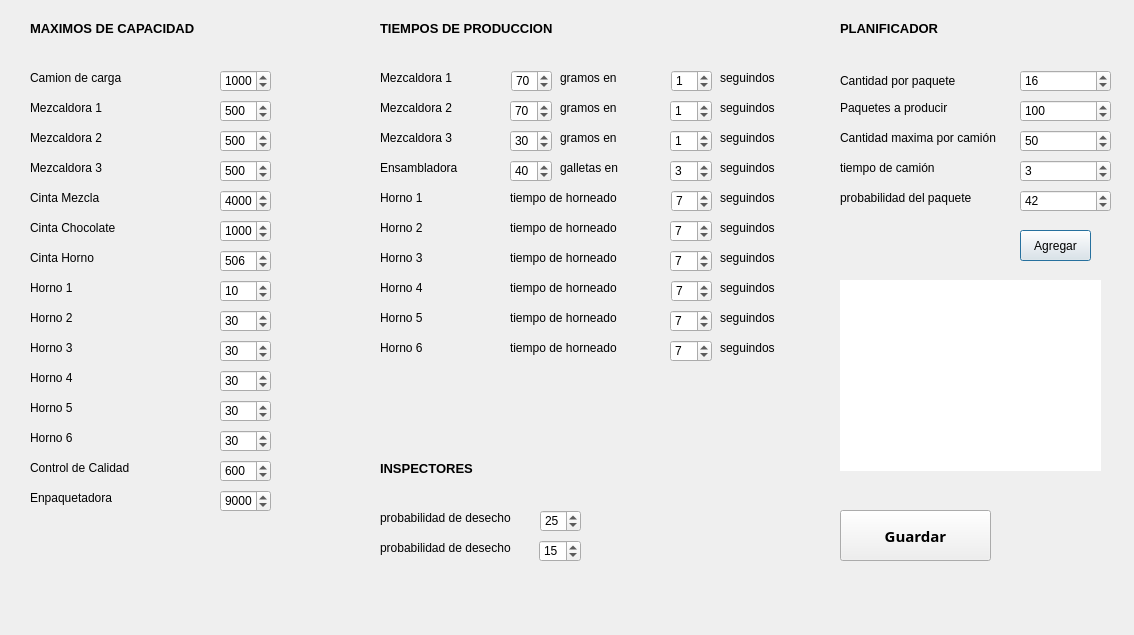
<?xml version="1.0" encoding="UTF-8"?>
<ui version="4.0">
 <class>Configuracion</class>
 <widget class="QDialog" name="Configuracion">
  <property name="geometry">
   <rect>
    <x>0</x>
    <y>0</y>
    <width>1134</width>
    <height>635</height>
   </rect>
  </property>
  <property name="windowTitle">
   <string>Dialog</string>
  </property>
  <widget class="QLabel" name="label">
   <property name="geometry">
    <rect>
     <x>30</x>
     <y>20</y>
     <width>231</width>
     <height>16</height>
    </rect>
   </property>
   <property name="font">
    <font>
     <pointsize>10</pointsize>
     <weight>75</weight>
     <bold>true</bold>
    </font>
   </property>
   <property name="styleSheet">
    <string notr="true">background-color: transparent;
background: none;
border: none;
background-repeat: none;</string>
   </property>
   <property name="text">
    <string>MAXIMOS DE CAPACIDAD</string>
   </property>
  </widget>
  <widget class="QLabel" name="label_2">
   <property name="geometry">
    <rect>
     <x>380</x>
     <y>20</y>
     <width>231</width>
     <height>16</height>
    </rect>
   </property>
   <property name="font">
    <font>
     <pointsize>10</pointsize>
     <weight>75</weight>
     <bold>true</bold>
    </font>
   </property>
   <property name="styleSheet">
    <string notr="true">background-color: transparent;
background: none;
border: none;
background-repeat: none;</string>
   </property>
   <property name="text">
    <string>TIEMPOS DE PRODUCCION</string>
   </property>
  </widget>
  <widget class="QLabel" name="label_3">
   <property name="geometry">
    <rect>
     <x>30</x>
     <y>70</y>
     <width>101</width>
     <height>16</height>
    </rect>
   </property>
   <property name="styleSheet">
    <string notr="true">background-color: transparent;
background: none;
border: none;
background-repeat: none;
</string>
   </property>
   <property name="text">
    <string>Camion de carga</string>
   </property>
  </widget>
  <widget class="QLabel" name="label_4">
   <property name="geometry">
    <rect>
     <x>30</x>
     <y>100</y>
     <width>81</width>
     <height>16</height>
    </rect>
   </property>
   <property name="styleSheet">
    <string notr="true">background-color: transparent;
background: none;
border: none;
background-repeat: none;
</string>
   </property>
   <property name="text">
    <string>Mezcaldora 1</string>
   </property>
  </widget>
  <widget class="QLabel" name="label_5">
   <property name="geometry">
    <rect>
     <x>30</x>
     <y>190</y>
     <width>81</width>
     <height>16</height>
    </rect>
   </property>
   <property name="styleSheet">
    <string notr="true">background-color: transparent;
background: none;
border: none;
background-repeat: none;</string>
   </property>
   <property name="text">
    <string>Cinta Mezcla</string>
   </property>
  </widget>
  <widget class="QLabel" name="label_6">
   <property name="geometry">
    <rect>
     <x>30</x>
     <y>460</y>
     <width>111</width>
     <height>16</height>
    </rect>
   </property>
   <property name="styleSheet">
    <string notr="true">background-color: transparent;
background: none;
border: none;
background-repeat: none;</string>
   </property>
   <property name="text">
    <string>Control de Calidad</string>
   </property>
  </widget>
  <widget class="QLabel" name="label_8">
   <property name="geometry">
    <rect>
     <x>30</x>
     <y>250</y>
     <width>81</width>
     <height>16</height>
    </rect>
   </property>
   <property name="styleSheet">
    <string notr="true">background-color: transparent;
background: none;
border: none;
background-repeat: none;</string>
   </property>
   <property name="text">
    <string>Cinta Horno</string>
   </property>
  </widget>
  <widget class="QLabel" name="label_9">
   <property name="geometry">
    <rect>
     <x>30</x>
     <y>280</y>
     <width>55</width>
     <height>16</height>
    </rect>
   </property>
   <property name="styleSheet">
    <string notr="true">background-color: transparent;
background: none;
border: none;
background-repeat: none;</string>
   </property>
   <property name="text">
    <string>Horno 1</string>
   </property>
  </widget>
  <widget class="QLabel" name="label_16">
   <property name="geometry">
    <rect>
     <x>30</x>
     <y>130</y>
     <width>81</width>
     <height>16</height>
    </rect>
   </property>
   <property name="styleSheet">
    <string notr="true">background-color: transparent;
background: none;
border: none;
background-repeat: none;</string>
   </property>
   <property name="text">
    <string>Mezcaldora 2</string>
   </property>
  </widget>
  <widget class="QLabel" name="label_17">
   <property name="geometry">
    <rect>
     <x>30</x>
     <y>160</y>
     <width>81</width>
     <height>16</height>
    </rect>
   </property>
   <property name="styleSheet">
    <string notr="true">background-color: transparent;
background: none;
border: none;
background-repeat: none;
</string>
   </property>
   <property name="text">
    <string>Mezcaldora 3</string>
   </property>
  </widget>
  <widget class="QLabel" name="label_18">
   <property name="geometry">
    <rect>
     <x>30</x>
     <y>220</y>
     <width>101</width>
     <height>16</height>
    </rect>
   </property>
   <property name="styleSheet">
    <string notr="true">background-color: transparent;
background: none;
border: none;
background-repeat: none;</string>
   </property>
   <property name="text">
    <string>Cinta Chocolate</string>
   </property>
  </widget>
  <widget class="QLabel" name="label_10">
   <property name="geometry">
    <rect>
     <x>30</x>
     <y>310</y>
     <width>55</width>
     <height>16</height>
    </rect>
   </property>
   <property name="styleSheet">
    <string notr="true">background-color: transparent;
background: none;
border: none;
background-repeat: none;</string>
   </property>
   <property name="text">
    <string>Horno 2</string>
   </property>
  </widget>
  <widget class="QLabel" name="label_11">
   <property name="geometry">
    <rect>
     <x>30</x>
     <y>340</y>
     <width>55</width>
     <height>16</height>
    </rect>
   </property>
   <property name="styleSheet">
    <string notr="true">background-color: transparent;
background: none;
border: none;
background-repeat: none;</string>
   </property>
   <property name="text">
    <string>Horno 3</string>
   </property>
  </widget>
  <widget class="QLabel" name="label_12">
   <property name="geometry">
    <rect>
     <x>30</x>
     <y>370</y>
     <width>55</width>
     <height>16</height>
    </rect>
   </property>
   <property name="styleSheet">
    <string notr="true">background-color: transparent;
background: none;
border: none;
background-repeat: none;</string>
   </property>
   <property name="text">
    <string>Horno 4</string>
   </property>
  </widget>
  <widget class="QLabel" name="label_13">
   <property name="geometry">
    <rect>
     <x>30</x>
     <y>430</y>
     <width>55</width>
     <height>16</height>
    </rect>
   </property>
   <property name="styleSheet">
    <string notr="true">background-color: transparent;
background: none;
border: none;
background-repeat: none;</string>
   </property>
   <property name="text">
    <string>Horno 6</string>
   </property>
  </widget>
  <widget class="QLabel" name="label_14">
   <property name="geometry">
    <rect>
     <x>30</x>
     <y>400</y>
     <width>55</width>
     <height>16</height>
    </rect>
   </property>
   <property name="styleSheet">
    <string notr="true">background-color: transparent;
background: none;
border: none;
background-repeat: none;</string>
   </property>
   <property name="text">
    <string>Horno 5</string>
   </property>
  </widget>
  <widget class="QLabel" name="label_15">
   <property name="geometry">
    <rect>
     <x>30</x>
     <y>490</y>
     <width>91</width>
     <height>16</height>
    </rect>
   </property>
   <property name="styleSheet">
    <string notr="true">background-color: transparent;
background: none;
border: none;
background-repeat: none;</string>
   </property>
   <property name="text">
    <string>Enpaquetadora</string>
   </property>
  </widget>
  <widget class="QLabel" name="label_22">
   <property name="geometry">
    <rect>
     <x>380</x>
     <y>70</y>
     <width>81</width>
     <height>16</height>
    </rect>
   </property>
   <property name="styleSheet">
    <string notr="true">background-color: transparent;
background: none;
border: none;
background-repeat: none;</string>
   </property>
   <property name="text">
    <string>Mezcaldora 1</string>
   </property>
  </widget>
  <widget class="QLabel" name="label_23">
   <property name="geometry">
    <rect>
     <x>380</x>
     <y>100</y>
     <width>81</width>
     <height>16</height>
    </rect>
   </property>
   <property name="styleSheet">
    <string notr="true">background-color: transparent;
background: none;
border: none;
background-repeat: none;</string>
   </property>
   <property name="text">
    <string>Mezcaldora 2</string>
   </property>
  </widget>
  <widget class="QLabel" name="label_24">
   <property name="geometry">
    <rect>
     <x>380</x>
     <y>130</y>
     <width>81</width>
     <height>16</height>
    </rect>
   </property>
   <property name="styleSheet">
    <string notr="true">background-color: transparent;
background: none;
border: none;
background-repeat: none;</string>
   </property>
   <property name="text">
    <string>Mezcaldora 3</string>
   </property>
  </widget>
  <widget class="QLabel" name="label_25">
   <property name="geometry">
    <rect>
     <x>380</x>
     <y>220</y>
     <width>55</width>
     <height>16</height>
    </rect>
   </property>
   <property name="styleSheet">
    <string notr="true">background-color: transparent;
background: none;
border: none;
background-repeat: none;</string>
   </property>
   <property name="text">
    <string>Horno 2</string>
   </property>
  </widget>
  <widget class="QLabel" name="label_26">
   <property name="geometry">
    <rect>
     <x>380</x>
     <y>280</y>
     <width>55</width>
     <height>16</height>
    </rect>
   </property>
   <property name="styleSheet">
    <string notr="true">background-color: transparent;
background: none;
border: none;
background-repeat: none;</string>
   </property>
   <property name="text">
    <string>Horno 4</string>
   </property>
  </widget>
  <widget class="QLabel" name="label_27">
   <property name="geometry">
    <rect>
     <x>380</x>
     <y>310</y>
     <width>55</width>
     <height>16</height>
    </rect>
   </property>
   <property name="styleSheet">
    <string notr="true">background-color: transparent;
background: none;
border: none;
background-repeat: none;</string>
   </property>
   <property name="text">
    <string>Horno 5</string>
   </property>
  </widget>
  <widget class="QLabel" name="label_28">
   <property name="geometry">
    <rect>
     <x>380</x>
     <y>190</y>
     <width>55</width>
     <height>16</height>
    </rect>
   </property>
   <property name="styleSheet">
    <string notr="true">background-color: transparent;
background: none;
border: none;
background-repeat: none;</string>
   </property>
   <property name="text">
    <string>Horno 1</string>
   </property>
  </widget>
  <widget class="QLabel" name="label_29">
   <property name="geometry">
    <rect>
     <x>380</x>
     <y>340</y>
     <width>55</width>
     <height>16</height>
    </rect>
   </property>
   <property name="styleSheet">
    <string notr="true">background-color: transparent;
background: none;
border: none;
background-repeat: none;</string>
   </property>
   <property name="text">
    <string>Horno 6</string>
   </property>
  </widget>
  <widget class="QLabel" name="label_30">
   <property name="geometry">
    <rect>
     <x>380</x>
     <y>250</y>
     <width>55</width>
     <height>16</height>
    </rect>
   </property>
   <property name="styleSheet">
    <string notr="true">background-color: transparent;
background: none;
border: none;
background-repeat: none;</string>
   </property>
   <property name="text">
    <string>Horno 3</string>
   </property>
  </widget>
  <widget class="QLabel" name="label_34">
   <property name="geometry">
    <rect>
     <x>840</x>
     <y>20</y>
     <width>141</width>
     <height>16</height>
    </rect>
   </property>
   <property name="font">
    <font>
     <pointsize>10</pointsize>
     <weight>75</weight>
     <bold>true</bold>
    </font>
   </property>
   <property name="styleSheet">
    <string notr="true">background-color: transparent;
background: none;
border: none;
background-repeat: none;</string>
   </property>
   <property name="text">
    <string>PLANIFICADOR</string>
   </property>
  </widget>
  <widget class="QLabel" name="label_38">
   <property name="geometry">
    <rect>
     <x>380</x>
     <y>160</y>
     <width>91</width>
     <height>16</height>
    </rect>
   </property>
   <property name="styleSheet">
    <string notr="true">background-color: transparent;
background: none;
border: none;
background-repeat: none;</string>
   </property>
   <property name="text">
    <string>Ensambladora</string>
   </property>
  </widget>
  <widget class="QSpinBox" name="max_camion">
   <property name="geometry">
    <rect>
     <x>220</x>
     <y>70</y>
     <width>51</width>
     <height>22</height>
    </rect>
   </property>
   <property name="styleSheet">
    <string notr="true">background-color: transparent;
background: none;
background-repeat: none;</string>
   </property>
   <property name="maximum">
    <number>10000</number>
   </property>
   <property name="value">
    <number>1000</number>
   </property>
  </widget>
  <widget class="QSpinBox" name="max_mezcl1">
   <property name="geometry">
    <rect>
     <x>220</x>
     <y>100</y>
     <width>51</width>
     <height>22</height>
    </rect>
   </property>
   <property name="styleSheet">
    <string notr="true">background-color: transparent;
background: none;
background-repeat: none;</string>
   </property>
   <property name="maximum">
    <number>10000</number>
   </property>
   <property name="value">
    <number>500</number>
   </property>
  </widget>
  <widget class="QSpinBox" name="max_mezcl2">
   <property name="geometry">
    <rect>
     <x>220</x>
     <y>130</y>
     <width>51</width>
     <height>22</height>
    </rect>
   </property>
   <property name="styleSheet">
    <string notr="true">background-color: transparent;
background: none;
background-repeat: none;</string>
   </property>
   <property name="maximum">
    <number>10000</number>
   </property>
   <property name="value">
    <number>500</number>
   </property>
  </widget>
  <widget class="QSpinBox" name="max_mezcl3">
   <property name="geometry">
    <rect>
     <x>220</x>
     <y>160</y>
     <width>51</width>
     <height>22</height>
    </rect>
   </property>
   <property name="styleSheet">
    <string notr="true">background-color: transparent;
background: none;
background-repeat: none;</string>
   </property>
   <property name="maximum">
    <number>10000</number>
   </property>
   <property name="value">
    <number>500</number>
   </property>
  </widget>
  <widget class="QSpinBox" name="max_cinta_mezcla">
   <property name="geometry">
    <rect>
     <x>220</x>
     <y>190</y>
     <width>51</width>
     <height>22</height>
    </rect>
   </property>
   <property name="styleSheet">
    <string notr="true">background-color: transparent;
background: none;
background-repeat: none;</string>
   </property>
   <property name="maximum">
    <number>10000</number>
   </property>
   <property name="value">
    <number>4000</number>
   </property>
  </widget>
  <widget class="QSpinBox" name="max_cinta_horno">
   <property name="geometry">
    <rect>
     <x>220</x>
     <y>250</y>
     <width>51</width>
     <height>22</height>
    </rect>
   </property>
   <property name="styleSheet">
    <string notr="true">background-color: transparent;
background: none;
background-repeat: none;</string>
   </property>
   <property name="maximum">
    <number>10000</number>
   </property>
   <property name="value">
    <number>506</number>
   </property>
  </widget>
  <widget class="QSpinBox" name="max_cinta_choco">
   <property name="geometry">
    <rect>
     <x>220</x>
     <y>220</y>
     <width>51</width>
     <height>22</height>
    </rect>
   </property>
   <property name="styleSheet">
    <string notr="true">background-color: transparent;
background: none;
background-repeat: none;</string>
   </property>
   <property name="maximum">
    <number>10000</number>
   </property>
   <property name="value">
    <number>1000</number>
   </property>
  </widget>
  <widget class="QSpinBox" name="max_horno1">
   <property name="geometry">
    <rect>
     <x>220</x>
     <y>280</y>
     <width>51</width>
     <height>22</height>
    </rect>
   </property>
   <property name="styleSheet">
    <string notr="true">background-color: transparent;
background: none;
background-repeat: none;</string>
   </property>
   <property name="maximum">
    <number>10000</number>
   </property>
   <property name="value">
    <number>10</number>
   </property>
  </widget>
  <widget class="QSpinBox" name="max_empack">
   <property name="geometry">
    <rect>
     <x>220</x>
     <y>490</y>
     <width>51</width>
     <height>22</height>
    </rect>
   </property>
   <property name="styleSheet">
    <string notr="true">background-color: transparent;
background: none;
background-repeat: none;</string>
   </property>
   <property name="maximum">
    <number>10000</number>
   </property>
   <property name="value">
    <number>9000</number>
   </property>
  </widget>
  <widget class="QSpinBox" name="max_horno6">
   <property name="geometry">
    <rect>
     <x>220</x>
     <y>430</y>
     <width>51</width>
     <height>22</height>
    </rect>
   </property>
   <property name="styleSheet">
    <string notr="true">background-color: transparent;
background: none;
background-repeat: none;</string>
   </property>
   <property name="maximum">
    <number>10000</number>
   </property>
   <property name="value">
    <number>30</number>
   </property>
  </widget>
  <widget class="QSpinBox" name="max_horno4">
   <property name="geometry">
    <rect>
     <x>220</x>
     <y>370</y>
     <width>51</width>
     <height>22</height>
    </rect>
   </property>
   <property name="styleSheet">
    <string notr="true">background-color: transparent;
background: none;
background-repeat: none;</string>
   </property>
   <property name="maximum">
    <number>10000</number>
   </property>
   <property name="value">
    <number>30</number>
   </property>
  </widget>
  <widget class="QSpinBox" name="max_horno5">
   <property name="geometry">
    <rect>
     <x>220</x>
     <y>400</y>
     <width>51</width>
     <height>22</height>
    </rect>
   </property>
   <property name="styleSheet">
    <string notr="true">background-color: transparent;
background: none;
background-repeat: none;</string>
   </property>
   <property name="maximum">
    <number>10000</number>
   </property>
   <property name="value">
    <number>30</number>
   </property>
  </widget>
  <widget class="QSpinBox" name="max_horno3">
   <property name="geometry">
    <rect>
     <x>220</x>
     <y>340</y>
     <width>51</width>
     <height>22</height>
    </rect>
   </property>
   <property name="styleSheet">
    <string notr="true">background-color: transparent;
background: none;
background-repeat: none;</string>
   </property>
   <property name="maximum">
    <number>10000</number>
   </property>
   <property name="value">
    <number>30</number>
   </property>
  </widget>
  <widget class="QSpinBox" name="max_control_calidad">
   <property name="geometry">
    <rect>
     <x>220</x>
     <y>460</y>
     <width>51</width>
     <height>22</height>
    </rect>
   </property>
   <property name="styleSheet">
    <string notr="true">background-color: transparent;
background: none;
background-repeat: none;</string>
   </property>
   <property name="maximum">
    <number>10000</number>
   </property>
   <property name="value">
    <number>600</number>
   </property>
  </widget>
  <widget class="QSpinBox" name="max_horno2">
   <property name="geometry">
    <rect>
     <x>220</x>
     <y>310</y>
     <width>51</width>
     <height>22</height>
    </rect>
   </property>
   <property name="styleSheet">
    <string notr="true">background-color: transparent;
background: none;
background-repeat: none;</string>
   </property>
   <property name="maximum">
    <number>10000</number>
   </property>
   <property name="value">
    <number>30</number>
   </property>
  </widget>
  <widget class="QLabel" name="label_39">
   <property name="geometry">
    <rect>
     <x>380</x>
     <y>460</y>
     <width>131</width>
     <height>16</height>
    </rect>
   </property>
   <property name="font">
    <font>
     <pointsize>10</pointsize>
     <weight>75</weight>
     <bold>true</bold>
    </font>
   </property>
   <property name="styleSheet">
    <string notr="true">background-color: transparent;
background: none;
border: none;
background-repeat: none;</string>
   </property>
   <property name="text">
    <string>INSPECTORES</string>
   </property>
  </widget>
  <widget class="QLabel" name="label_40">
   <property name="geometry">
    <rect>
     <x>560</x>
     <y>70</y>
     <width>61</width>
     <height>16</height>
    </rect>
   </property>
   <property name="styleSheet">
    <string notr="true">background-color: transparent;
background: none;
border: none;
background-repeat: none;</string>
   </property>
   <property name="text">
    <string>gramos en</string>
   </property>
  </widget>
  <widget class="QLabel" name="label_41">
   <property name="geometry">
    <rect>
     <x>560</x>
     <y>100</y>
     <width>61</width>
     <height>16</height>
    </rect>
   </property>
   <property name="styleSheet">
    <string notr="true">background-color: transparent;
background: none;
border: none;
background-repeat: none;</string>
   </property>
   <property name="text">
    <string>gramos en</string>
   </property>
  </widget>
  <widget class="QLabel" name="label_42">
   <property name="geometry">
    <rect>
     <x>560</x>
     <y>130</y>
     <width>61</width>
     <height>16</height>
    </rect>
   </property>
   <property name="styleSheet">
    <string notr="true">background-color: transparent;
background: none;
border: none;
background-repeat: none;</string>
   </property>
   <property name="text">
    <string>gramos en</string>
   </property>
  </widget>
  <widget class="QSpinBox" name="gramos_mezcl1">
   <property name="geometry">
    <rect>
     <x>511</x>
     <y>70</y>
     <width>41</width>
     <height>22</height>
    </rect>
   </property>
   <property name="styleSheet">
    <string notr="true">background-color: transparent;
background: none;
background-repeat: none;</string>
   </property>
   <property name="maximum">
    <number>10000</number>
   </property>
   <property name="value">
    <number>70</number>
   </property>
  </widget>
  <widget class="QSpinBox" name="gramos_mezcl3">
   <property name="geometry">
    <rect>
     <x>510</x>
     <y>130</y>
     <width>42</width>
     <height>22</height>
    </rect>
   </property>
   <property name="styleSheet">
    <string notr="true">background-color: transparent;
background: none;
background-repeat: none;</string>
   </property>
   <property name="maximum">
    <number>10000</number>
   </property>
   <property name="value">
    <number>30</number>
   </property>
  </widget>
  <widget class="QSpinBox" name="gramos_mezcl2">
   <property name="geometry">
    <rect>
     <x>510</x>
     <y>100</y>
     <width>42</width>
     <height>22</height>
    </rect>
   </property>
   <property name="styleSheet">
    <string notr="true">background-color: transparent;
background: none;
background-repeat: none;</string>
   </property>
   <property name="maximum">
    <number>10000</number>
   </property>
   <property name="value">
    <number>70</number>
   </property>
  </widget>
  <widget class="QSpinBox" name="tiempo_mezcl3">
   <property name="geometry">
    <rect>
     <x>670</x>
     <y>130</y>
     <width>42</width>
     <height>22</height>
    </rect>
   </property>
   <property name="styleSheet">
    <string notr="true">background-color: transparent;
background: none;
background-repeat: none;</string>
   </property>
   <property name="maximum">
    <number>10000</number>
   </property>
   <property name="value">
    <number>1</number>
   </property>
  </widget>
  <widget class="QSpinBox" name="tiempo_mezcl1">
   <property name="geometry">
    <rect>
     <x>671</x>
     <y>70</y>
     <width>41</width>
     <height>22</height>
    </rect>
   </property>
   <property name="styleSheet">
    <string notr="true">background-color: transparent;
background: none;
background-repeat: none;</string>
   </property>
   <property name="maximum">
    <number>10000</number>
   </property>
   <property name="value">
    <number>1</number>
   </property>
  </widget>
  <widget class="QSpinBox" name="tiempo_mezcl2">
   <property name="geometry">
    <rect>
     <x>670</x>
     <y>100</y>
     <width>42</width>
     <height>22</height>
    </rect>
   </property>
   <property name="styleSheet">
    <string notr="true">background-color: transparent;
background: none;
background-repeat: none;</string>
   </property>
   <property name="maximum">
    <number>10000</number>
   </property>
   <property name="value">
    <number>1</number>
   </property>
  </widget>
  <widget class="QLabel" name="label_43">
   <property name="geometry">
    <rect>
     <x>720</x>
     <y>70</y>
     <width>61</width>
     <height>16</height>
    </rect>
   </property>
   <property name="styleSheet">
    <string notr="true">background-color: transparent;
background: none;
border: none;
background-repeat: none;</string>
   </property>
   <property name="text">
    <string>seguindos</string>
   </property>
  </widget>
  <widget class="QLabel" name="label_44">
   <property name="geometry">
    <rect>
     <x>720</x>
     <y>100</y>
     <width>61</width>
     <height>16</height>
    </rect>
   </property>
   <property name="styleSheet">
    <string notr="true">background-color: transparent;
background: none;
border: none;
background-repeat: none;</string>
   </property>
   <property name="text">
    <string>seguindos</string>
   </property>
  </widget>
  <widget class="QLabel" name="label_45">
   <property name="geometry">
    <rect>
     <x>720</x>
     <y>130</y>
     <width>61</width>
     <height>16</height>
    </rect>
   </property>
   <property name="styleSheet">
    <string notr="true">background-color: transparent;
background: none;
border: none;
background-repeat: none;</string>
   </property>
   <property name="text">
    <string>seguindos</string>
   </property>
  </widget>
  <widget class="QSpinBox" name="tiempo_horno1">
   <property name="geometry">
    <rect>
     <x>671</x>
     <y>190</y>
     <width>41</width>
     <height>22</height>
    </rect>
   </property>
   <property name="styleSheet">
    <string notr="true">background-color: transparent;
background: none;
background-repeat: none;</string>
   </property>
   <property name="maximum">
    <number>10000</number>
   </property>
   <property name="value">
    <number>7</number>
   </property>
  </widget>
  <widget class="QLabel" name="label_46">
   <property name="geometry">
    <rect>
     <x>720</x>
     <y>250</y>
     <width>61</width>
     <height>16</height>
    </rect>
   </property>
   <property name="styleSheet">
    <string notr="true">background-color: transparent;
background: none;
border: none;
background-repeat: none;</string>
   </property>
   <property name="text">
    <string>seguindos</string>
   </property>
  </widget>
  <widget class="QSpinBox" name="tiempo_horno2">
   <property name="geometry">
    <rect>
     <x>670</x>
     <y>220</y>
     <width>42</width>
     <height>22</height>
    </rect>
   </property>
   <property name="styleSheet">
    <string notr="true">background-color: transparent;
background: none;
background-repeat: none;</string>
   </property>
   <property name="maximum">
    <number>10000</number>
   </property>
   <property name="value">
    <number>7</number>
   </property>
  </widget>
  <widget class="QLabel" name="label_49">
   <property name="geometry">
    <rect>
     <x>720</x>
     <y>190</y>
     <width>61</width>
     <height>16</height>
    </rect>
   </property>
   <property name="styleSheet">
    <string notr="true">background-color: transparent;
background: none;
border: none;
background-repeat: none;</string>
   </property>
   <property name="text">
    <string>seguindos</string>
   </property>
  </widget>
  <widget class="QLabel" name="label_50">
   <property name="geometry">
    <rect>
     <x>720</x>
     <y>220</y>
     <width>61</width>
     <height>16</height>
    </rect>
   </property>
   <property name="styleSheet">
    <string notr="true">background-color: transparent;
background: none;
border: none;
background-repeat: none;</string>
   </property>
   <property name="text">
    <string>seguindos</string>
   </property>
  </widget>
  <widget class="QSpinBox" name="tiempo_horno3">
   <property name="geometry">
    <rect>
     <x>670</x>
     <y>250</y>
     <width>42</width>
     <height>22</height>
    </rect>
   </property>
   <property name="styleSheet">
    <string notr="true">background-color: transparent;
background: none;
background-repeat: none;</string>
   </property>
   <property name="maximum">
    <number>10000</number>
   </property>
   <property name="value">
    <number>7</number>
   </property>
  </widget>
  <widget class="QLabel" name="label_52">
   <property name="geometry">
    <rect>
     <x>720</x>
     <y>340</y>
     <width>61</width>
     <height>16</height>
    </rect>
   </property>
   <property name="styleSheet">
    <string notr="true">background-color: transparent;
background: none;
border: none;
background-repeat: none;</string>
   </property>
   <property name="text">
    <string>seguindos</string>
   </property>
  </widget>
  <widget class="QLabel" name="label_53">
   <property name="geometry">
    <rect>
     <x>720</x>
     <y>280</y>
     <width>61</width>
     <height>16</height>
    </rect>
   </property>
   <property name="styleSheet">
    <string notr="true">background-color: transparent;
background: none;
border: none;
background-repeat: none;</string>
   </property>
   <property name="text">
    <string>seguindos</string>
   </property>
  </widget>
  <widget class="QSpinBox" name="tiempo_horno6">
   <property name="geometry">
    <rect>
     <x>670</x>
     <y>340</y>
     <width>42</width>
     <height>22</height>
    </rect>
   </property>
   <property name="styleSheet">
    <string notr="true">background-color: transparent;
background: none;
background-repeat: none;</string>
   </property>
   <property name="maximum">
    <number>10000</number>
   </property>
   <property name="value">
    <number>7</number>
   </property>
  </widget>
  <widget class="QSpinBox" name="tiempo_horno4">
   <property name="geometry">
    <rect>
     <x>671</x>
     <y>280</y>
     <width>41</width>
     <height>22</height>
    </rect>
   </property>
   <property name="styleSheet">
    <string notr="true">background-color: transparent;
background: none;
background-repeat: none;</string>
   </property>
   <property name="maximum">
    <number>10000</number>
   </property>
   <property name="value">
    <number>7</number>
   </property>
  </widget>
  <widget class="QSpinBox" name="tiempo_horno5">
   <property name="geometry">
    <rect>
     <x>670</x>
     <y>310</y>
     <width>42</width>
     <height>22</height>
    </rect>
   </property>
   <property name="styleSheet">
    <string notr="true">background-color: transparent;
background: none;
background-repeat: none;</string>
   </property>
   <property name="maximum">
    <number>10000</number>
   </property>
   <property name="value">
    <number>7</number>
   </property>
  </widget>
  <widget class="QLabel" name="label_56">
   <property name="geometry">
    <rect>
     <x>720</x>
     <y>310</y>
     <width>61</width>
     <height>16</height>
    </rect>
   </property>
   <property name="styleSheet">
    <string notr="true">background-color: transparent;
background: none;
border: none;
background-repeat: none;</string>
   </property>
   <property name="text">
    <string>seguindos</string>
   </property>
  </widget>
  <widget class="QLabel" name="label_57">
   <property name="geometry">
    <rect>
     <x>510</x>
     <y>190</y>
     <width>121</width>
     <height>16</height>
    </rect>
   </property>
   <property name="styleSheet">
    <string notr="true">background-color: transparent;
background: none;
border: none;
background-repeat: none;</string>
   </property>
   <property name="text">
    <string>tiempo de horneado</string>
   </property>
  </widget>
  <widget class="QLabel" name="label_58">
   <property name="geometry">
    <rect>
     <x>510</x>
     <y>220</y>
     <width>121</width>
     <height>16</height>
    </rect>
   </property>
   <property name="styleSheet">
    <string notr="true">background-color: transparent;
background: none;
border: none;
background-repeat: none;</string>
   </property>
   <property name="text">
    <string>tiempo de horneado</string>
   </property>
  </widget>
  <widget class="QLabel" name="label_59">
   <property name="geometry">
    <rect>
     <x>510</x>
     <y>250</y>
     <width>121</width>
     <height>16</height>
    </rect>
   </property>
   <property name="styleSheet">
    <string notr="true">background-color: transparent;
background: none;
border: none;
background-repeat: none;</string>
   </property>
   <property name="text">
    <string>tiempo de horneado</string>
   </property>
  </widget>
  <widget class="QLabel" name="label_60">
   <property name="geometry">
    <rect>
     <x>510</x>
     <y>280</y>
     <width>121</width>
     <height>16</height>
    </rect>
   </property>
   <property name="styleSheet">
    <string notr="true">background-color: transparent;
background: none;
border: none;
background-repeat: none;</string>
   </property>
   <property name="text">
    <string>tiempo de horneado</string>
   </property>
  </widget>
  <widget class="QLabel" name="label_61">
   <property name="geometry">
    <rect>
     <x>510</x>
     <y>310</y>
     <width>121</width>
     <height>16</height>
    </rect>
   </property>
   <property name="styleSheet">
    <string notr="true">background-color: transparent;
background: none;
border: none;
background-repeat: none;</string>
   </property>
   <property name="text">
    <string>tiempo de horneado</string>
   </property>
  </widget>
  <widget class="QLabel" name="label_62">
   <property name="geometry">
    <rect>
     <x>510</x>
     <y>340</y>
     <width>121</width>
     <height>16</height>
    </rect>
   </property>
   <property name="styleSheet">
    <string notr="true">background-color: transparent;
background: none;
border: none;
background-repeat: none;</string>
   </property>
   <property name="text">
    <string>tiempo de horneado</string>
   </property>
  </widget>
  <widget class="QSpinBox" name="galletas_ensam">
   <property name="geometry">
    <rect>
     <x>510</x>
     <y>160</y>
     <width>42</width>
     <height>22</height>
    </rect>
   </property>
   <property name="styleSheet">
    <string notr="true">background-color: transparent;
background: none;
background-repeat: none;</string>
   </property>
   <property name="maximum">
    <number>10000</number>
   </property>
   <property name="value">
    <number>40</number>
   </property>
  </widget>
  <widget class="QLabel" name="label_47">
   <property name="geometry">
    <rect>
     <x>720</x>
     <y>160</y>
     <width>61</width>
     <height>16</height>
    </rect>
   </property>
   <property name="styleSheet">
    <string notr="true">background-color: transparent;
background: none;
border: none;
background-repeat: none;</string>
   </property>
   <property name="text">
    <string>seguindos</string>
   </property>
  </widget>
  <widget class="QLabel" name="label_48">
   <property name="geometry">
    <rect>
     <x>560</x>
     <y>160</y>
     <width>71</width>
     <height>16</height>
    </rect>
   </property>
   <property name="styleSheet">
    <string notr="true">background-color: transparent;
background: none;
border: none;
background-repeat: none;</string>
   </property>
   <property name="text">
    <string>galletas en</string>
   </property>
  </widget>
  <widget class="QSpinBox" name="tiempo_ensam">
   <property name="geometry">
    <rect>
     <x>670</x>
     <y>160</y>
     <width>42</width>
     <height>22</height>
    </rect>
   </property>
   <property name="styleSheet">
    <string notr="true">background-color: transparent;
background: none;
background-repeat: none;</string>
   </property>
   <property name="maximum">
    <number>10000</number>
   </property>
   <property name="value">
    <number>3</number>
   </property>
  </widget>
  <widget class="QLabel" name="label_51">
   <property name="geometry">
    <rect>
     <x>380</x>
     <y>510</y>
     <width>141</width>
     <height>16</height>
    </rect>
   </property>
   <property name="styleSheet">
    <string notr="true">background-color: transparent;
background: none;
border: none;
background-repeat: none;</string>
   </property>
   <property name="text">
    <string>probabilidad de desecho</string>
   </property>
  </widget>
  <widget class="QLabel" name="label_70">
   <property name="geometry">
    <rect>
     <x>380</x>
     <y>540</y>
     <width>141</width>
     <height>16</height>
    </rect>
   </property>
   <property name="styleSheet">
    <string notr="true">background-color: transparent;
background: none;
border: none;
background-repeat: none;</string>
   </property>
   <property name="text">
    <string>probabilidad de desecho</string>
   </property>
  </widget>
  <widget class="QSpinBox" name="prob_inspec_2">
   <property name="geometry">
    <rect>
     <x>539</x>
     <y>540</y>
     <width>42</width>
     <height>22</height>
    </rect>
   </property>
   <property name="styleSheet">
    <string notr="true">background-color: transparent;
background: none;
background-repeat: none;</string>
   </property>
   <property name="maximum">
    <number>100</number>
   </property>
   <property name="value">
    <number>15</number>
   </property>
  </widget>
  <widget class="QSpinBox" name="prob_inspec_1">
   <property name="geometry">
    <rect>
     <x>540</x>
     <y>510</y>
     <width>41</width>
     <height>22</height>
    </rect>
   </property>
   <property name="styleSheet">
    <string notr="true">background-color: transparent;
background: none;
background-repeat: none;</string>
   </property>
   <property name="maximum">
    <number>100</number>
   </property>
   <property name="value">
    <number>25</number>
   </property>
  </widget>
  <widget class="QSpinBox" name="cantidad_por_paquete">
   <property name="geometry">
    <rect>
     <x>1020</x>
     <y>70</y>
     <width>91</width>
     <height>22</height>
    </rect>
   </property>
   <property name="styleSheet">
    <string notr="true">background-color: transparent;
background: none;
background-repeat: none;</string>
   </property>
   <property name="value">
    <number>16</number>
   </property>
  </widget>
  <widget class="QSpinBox" name="cantidad_de_paquetes">
   <property name="geometry">
    <rect>
     <x>1020</x>
     <y>100</y>
     <width>91</width>
     <height>22</height>
    </rect>
   </property>
   <property name="styleSheet">
    <string notr="true">background-color: transparent;
background: none;
background-repeat: none;</string>
   </property>
   <property name="maximum">
    <number>999999</number>
   </property>
   <property name="value">
    <number>100</number>
   </property>
  </widget>
  <widget class="QLabel" name="label_7">
   <property name="geometry">
    <rect>
     <x>840</x>
     <y>70</y>
     <width>131</width>
     <height>21</height>
    </rect>
   </property>
   <property name="styleSheet">
    <string notr="true">background-color: transparent;
background: none;
border: none;
background-repeat: none;</string>
   </property>
   <property name="text">
    <string>Cantidad por paquete</string>
   </property>
  </widget>
  <widget class="QLabel" name="label_19">
   <property name="geometry">
    <rect>
     <x>840</x>
     <y>100</y>
     <width>121</width>
     <height>16</height>
    </rect>
   </property>
   <property name="styleSheet">
    <string notr="true">background-color: transparent;
background: none;
border: none;
background-repeat: none;</string>
   </property>
   <property name="text">
    <string>Paquetes a producir</string>
   </property>
  </widget>
  <widget class="QLabel" name="label_20">
   <property name="geometry">
    <rect>
     <x>840</x>
     <y>130</y>
     <width>171</width>
     <height>16</height>
    </rect>
   </property>
   <property name="styleSheet">
    <string notr="true">background-color: transparent;
background: none;
border: none;
background-repeat: none;</string>
   </property>
   <property name="text">
    <string>Cantidad maxima por camión</string>
   </property>
  </widget>
  <widget class="QSpinBox" name="max_camion_entrega">
   <property name="geometry">
    <rect>
     <x>1020</x>
     <y>130</y>
     <width>91</width>
     <height>22</height>
    </rect>
   </property>
   <property name="styleSheet">
    <string notr="true">background-color: transparent;
background: none;
background-repeat: none;</string>
   </property>
   <property name="maximum">
    <number>9999999</number>
   </property>
   <property name="value">
    <number>50</number>
   </property>
  </widget>
  <widget class="QPushButton" name="pushButton">
   <property name="geometry">
    <rect>
     <x>1020</x>
     <y>230</y>
     <width>71</width>
     <height>31</height>
    </rect>
   </property>
   <property name="styleSheet">
    <string notr="true">background-color: transparent;
background: none;
background-repeat: none;</string>
   </property>
   <property name="text">
    <string>Agregar</string>
   </property>
  </widget>
  <widget class="QLabel" name="label_21">
   <property name="geometry">
    <rect>
     <x>840</x>
     <y>160</y>
     <width>111</width>
     <height>16</height>
    </rect>
   </property>
   <property name="styleSheet">
    <string notr="true">background-color: transparent;
background: none;
border: none;
background-repeat: none;</string>
   </property>
   <property name="text">
    <string>tiempo de camión</string>
   </property>
  </widget>
  <widget class="QSpinBox" name="tiempo_camion">
   <property name="geometry">
    <rect>
     <x>1020</x>
     <y>160</y>
     <width>91</width>
     <height>22</height>
    </rect>
   </property>
   <property name="styleSheet">
    <string notr="true">background-color: transparent;
background: none;
background-repeat: none;</string>
   </property>
   <property name="maximum">
    <number>9999</number>
   </property>
   <property name="value">
    <number>3</number>
   </property>
  </widget>
  <widget class="QPlainTextEdit" name="lista_de_paquetes">
   <property name="geometry">
    <rect>
     <x>840</x>
     <y>280</y>
     <width>261</width>
     <height>191</height>
    </rect>
   </property>
   <property name="styleSheet">
    <string notr="true">background-color: transparent;
background: none;
border: none;
background-repeat: none;</string>
   </property>
   <property name="readOnly">
    <bool>true</bool>
   </property>
  </widget>
  <widget class="QPushButton" name="pushButton_2">
   <property name="geometry">
    <rect>
     <x>840</x>
     <y>510</y>
     <width>151</width>
     <height>51</height>
    </rect>
   </property>
   <property name="font">
    <font>
     <family>Lucida Sans</family>
     <pointsize>11</pointsize>
     <weight>75</weight>
     <bold>true</bold>
    </font>
   </property>
   <property name="styleSheet">
    <string notr="true">background-color: transparent;
background: none;
background-repeat: none;</string>
   </property>
   <property name="text">
    <string>Guardar</string>
   </property>
  </widget>
  <widget class="QLabel" name="label_35">
   <property name="geometry">
    <rect>
     <x>840</x>
     <y>190</y>
     <width>151</width>
     <height>16</height>
    </rect>
   </property>
   <property name="styleSheet">
    <string notr="true">background-color: transparent;
background: none;
border: none;
background-repeat: none;</string>
   </property>
   <property name="text">
    <string>probabilidad del paquete</string>
   </property>
  </widget>
  <widget class="QSpinBox" name="probabilidad_paquete">
   <property name="geometry">
    <rect>
     <x>1020</x>
     <y>190</y>
     <width>91</width>
     <height>22</height>
    </rect>
   </property>
   <property name="styleSheet">
    <string notr="true">background-color: transparent;
background: none;
background-repeat: none;</string>
   </property>
   <property name="maximum">
    <number>100</number>
   </property>
   <property name="singleStep">
    <number>1</number>
   </property>
   <property name="value">
    <number>42</number>
   </property>
  </widget>
 </widget>
 <resources/>
 <connections/>
</ui>
